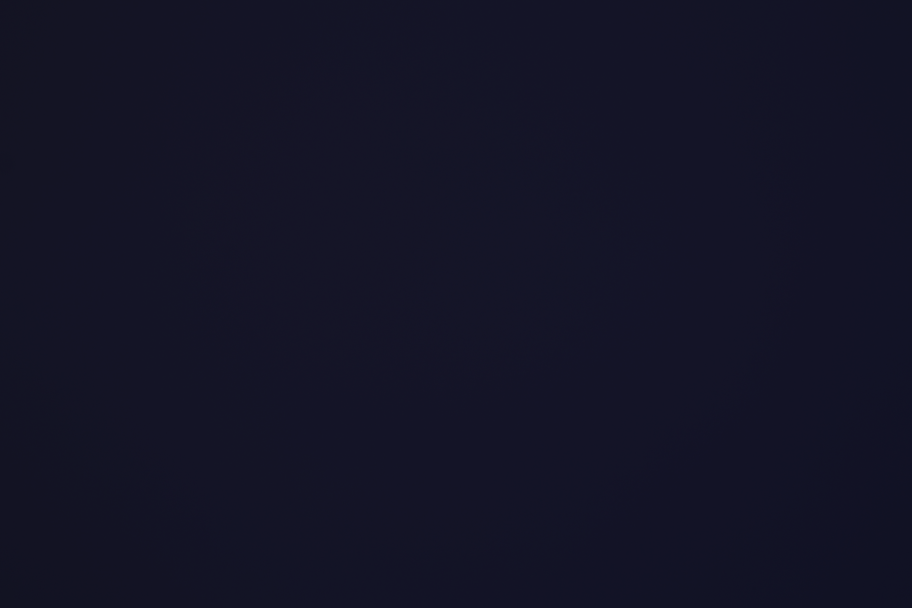
#> input picture calibration/flatfield_50x_5800K_bin3.png, 1824 x 1216 px, given in place of calibration, which was not available (shown at 1/2 size)
$ python segment_test.py ../calibration
#> lines starting #> are read from the running program, lines starting #| are printed output that depends on the picture; after the words box and inside, x2 and y2 are one past the last pixel; in counts of white or black regions, pixels touching at a corner belong together; pictures that were not available may be replaced by others from this repository, and a replacement may not be noted
#> in main, img is the input picture: PIL image 1824x1216 RGB; mean R, G, B 19.6, 19.8, 38.1
"""Quick contrast-threshold segmentation on any image.

Usage:
    python scripts/segment_test.py IMAGE [--threshold 15] [--min-size 200] [--edge 50]
    python scripts/segment_test.py img1.jpg img2.jpg --threshold 20
    python scripts/segment_test.py IMAGE --no-plot  # just print detections
"""

import argparse
from pathlib import Path

import matplotlib.pyplot as plt
import numpy as np
from matplotlib.patches import Rectangle
from PIL import Image
from scipy import ndimage, stats


def segment_image(img, threshold=15, min_size=200, edge_margin=50):
    """Threshold segmentation on a raw image.

    Returns list of dicts with keys: id, size, center, bbox, contrast, mask.
    """
#> called with threshold = 15, min_size = 200, edge_margin = 50
    arr = np.array(img, dtype=float)
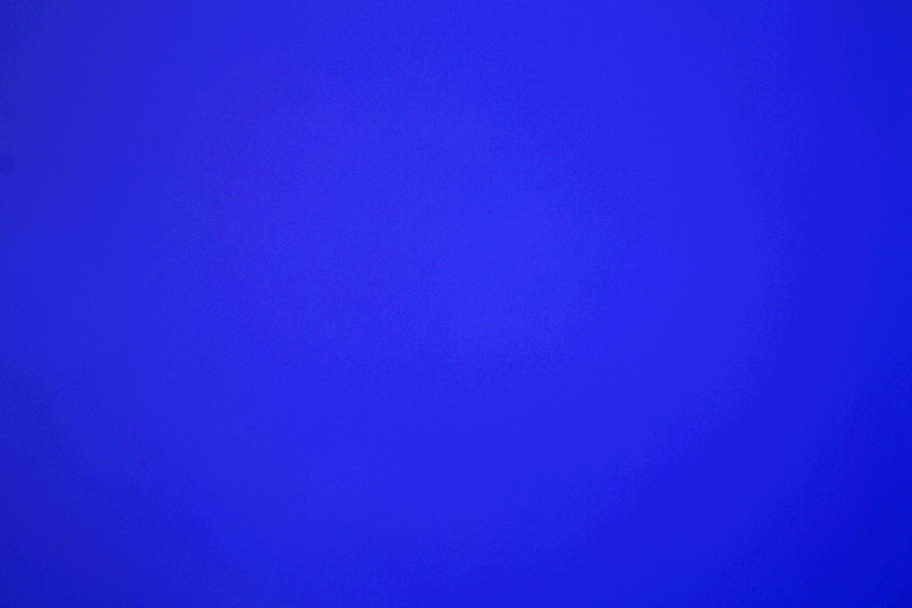
#> arr: shape (1216, 1824, 3) float64 (shown at 1/2 size); mean R, G, B 19.6, 19.8, 38.1; drawn with min black and max white
    bg = np.array([stats.mode(arr[:, :, c], axis=None, keepdims=False).mode for c in range(3)])
#> bg = [20, 20, 39]

    mask = np.any(arr > bg + threshold, axis=2)
#> mask: shape (1216, 1824) bool; every value is 0
    mask = ndimage.binary_opening(mask, iterations=2)
    mask = ndimage.binary_closing(mask, iterations=2)
    labeled, n = ndimage.label(mask)
#> labeled: shape (1216, 1824) int32; every value is 0
#> n = 0

    h, w = mask.shape
#> h = 1216; w = 1824
    detections = []
    for i in range(1, n + 1):
        comp = labeled == i
        size = comp.sum()
        if size < min_size:
            continue
        ys, xs = np.where(comp)
        cx, cy = float(xs.mean()), float(ys.mean())
        if cx < edge_margin or cx > w - edge_margin or cy < edge_margin or cy > h - edge_margin:
            continue
        x0, x1, y0, y1 = int(xs.min()), int(xs.max()), int(ys.min()), int(ys.max())
        pixels = arr[comp]
        contrast = float(np.mean(np.abs(pixels - bg) / np.maximum(bg, 1)))
        detections.append(
            {
                "id": i,
                "size": size,
                "center": (int(cx), int(cy)),
                "bbox": (x0, y0, x1 - x0, y1 - y0),
                "contrast": contrast,
                "mask": comp,
            }
        )
#> after the loop, detections = []

    detections.sort(key=lambda d: d["size"], reverse=True)
    return detections, bg.astype(int), mask


def main():
    parser = argparse.ArgumentParser(description="Contrast-threshold flake segmentation")
    parser.add_argument("images", nargs="+", type=Path, help="Image file(s)")
    parser.add_argument("--threshold", type=float, default=15, help="BG mode + threshold (default: 15)")
    parser.add_argument("--min-size", type=int, default=200, help="Min detection size in px (default: 200)")
    parser.add_argument("--edge", type=int, default=50, help="Edge margin in px (default: 50)")
    parser.add_argument("--no-plot", action="store_true", help="Skip plot, just print")
    parser.add_argument("-o", "--output", type=Path, default=None, help="Output path")
    parser.add_argument("--top", type=int, default=15, help="Print top N detections")
    args = parser.parse_args()

    for img_path in args.images:
        img = Image.open(img_path)
        arr = np.array(img)
        dets, bg, mask = segment_image(img, args.threshold, args.min_size, args.edge)
#> dets = []; bg = [20, 20, 39]

        print(f"\n{img_path.name}: {arr.shape}, bg_mode={bg}, {len(dets)} detections")
#| calibration: (1216, 1824, 3), bg_mode=[20 20 39], 0 detections
        for i, d in enumerate(dets[: args.top]):
            print(f"  #{i}: size={d['size']:6d}px, center={d['center']}, contrast={d['contrast']:.3f}")
#> this loop made 0 passes

    if args.no_plot:
        return

    n = len(args.images)
    fig, axes = plt.subplots(n, 3, figsize=(18, 6 * n), squeeze=False)
    for row, img_path in enumerate(args.images):
        img = Image.open(img_path)
        arr = np.array(img)
        dets, bg, mask = segment_image(img, args.threshold, args.min_size, args.edge)

        axes[row][0].imshow(arr)
        axes[row][0].set_title(f"{img_path.name} (bg={bg})")

        axes[row][1].imshow(mask, cmap="gray")
        axes[row][1].set_title(f"Threshold mask (bg+{args.threshold})")

        axes[row][2].imshow(arr)
        for d in dets:
            x, y, w, h = d["bbox"]
            color = "lime" if d["size"] > 1000 else "yellow" if d["size"] > 500 else "cyan"
            lw = 2 if d["size"] > 1000 else 1
            axes[row][2].add_patch(Rectangle((x, y), w, h, linewidth=lw, edgecolor=color, facecolor="none"))
        axes[row][2].set_title(f"{len(dets)} detections")

    fig.tight_layout()
    out = args.output or Path(f"downloads/segment_test_{args.images[0].stem}.png")
    fig.savefig(out, dpi=150)
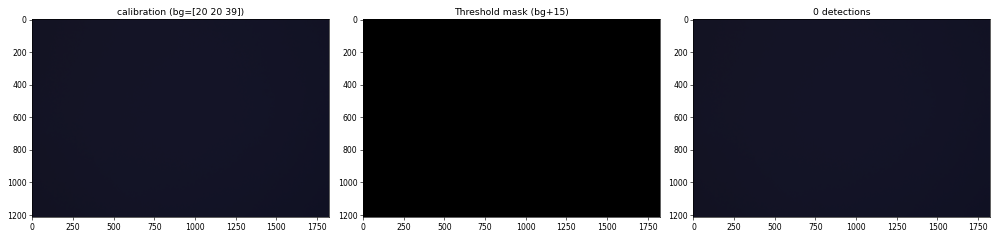
#> figure drawn by matplotlib, 3 panels
    plt.close()
    print(f"\nSaved: {out}")


if __name__ == "__main__":
    main()

$ run again, on calibration/flatfield_5x_5800K_bin3.png
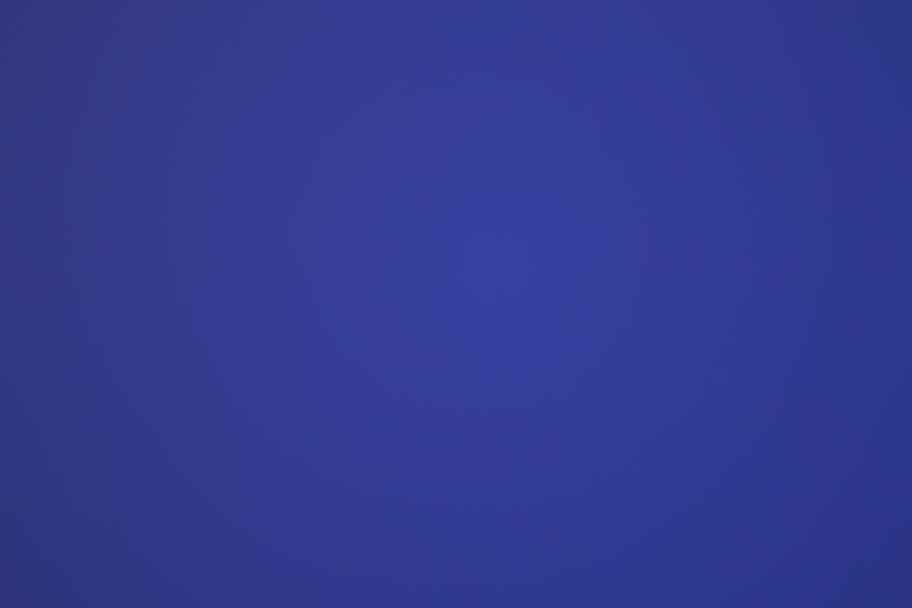
#> input picture calibration/flatfield_5x_5800K_bin3.png, 1824 x 1216 px, given in place of calibration, which was not available (shown at 1/2 size)
#> in main, img is the input picture: PIL image 1824x1216 RGB; mean R, G, B 50.3, 58.7, 144.7
#> in segment_image, `mask = np.any(arr > bg + threshold, axis=2)`:
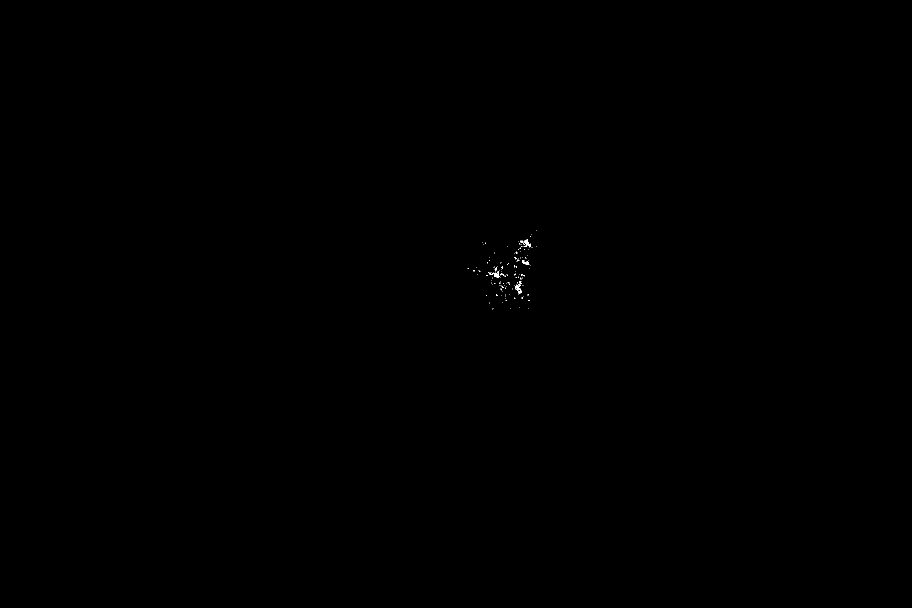
#> mask: shape (1216, 1824) bool (shown at 1/2 size); 0.03% white in thin lines or dots, all inside (x1, y1, x2, y2) = (935, 460, 1074, 619)
#> labeled: shape (1216, 1824) int32; 4 distinct labels, from 0 to 3
#> n = 3
#> the loop in segment_image, `for i in range(1, n + 1):` made 3 passes
#> size on passes 1 to 3: 83, 24, 52
#> after the loop in segment_image, `for i in range(1, n + 1):`: detections = []
#> in main, `dets, bg, mask = segment_image(img, args.threshold, args.min_size, arg..`: bg = [52, 60, 145]
#| calibration: (1216, 1824, 3), bg_mode=[ 52  60 145], 0 detections
#> the loop in segment_image (call 2), `for i in range(1, n + 1):` made 3 passes
#> in main, `fig.savefig(out, dpi=150)`:
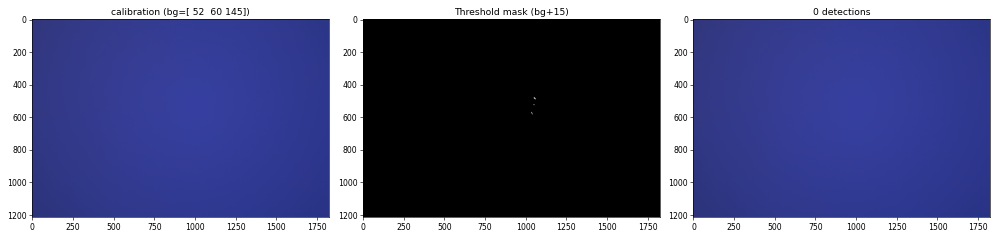
#> figure drawn by matplotlib, 3 panels
